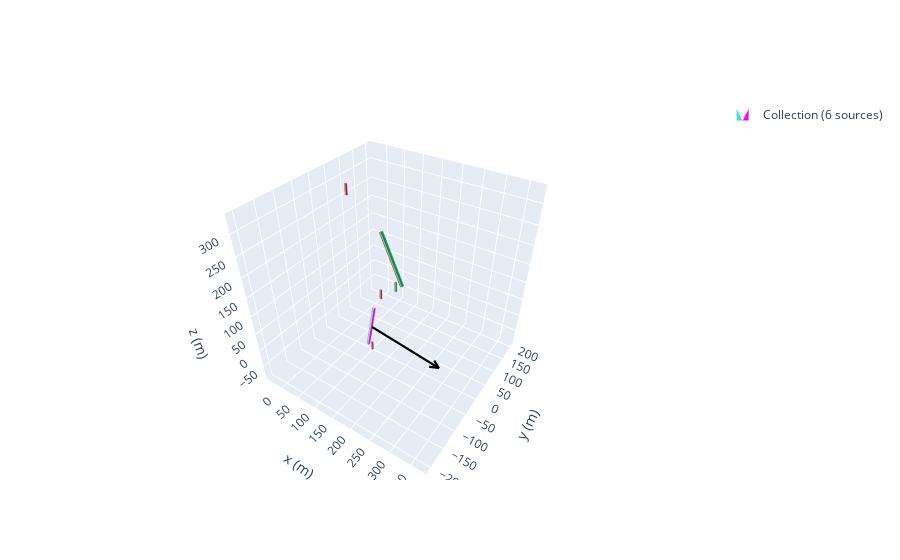

This figure's notebook cell:
### Code cell
zeeman_prof = magpy.Collection()
j = 0
n = 1
a = 30
an1 = 9.6
an2 = 24
l =[-an1,an1,an1,-an1]
l2 = [-an2,an2,an2,-an2]
ll = ['y','x','y','x']
mystyle = mstyle = dict(
    mode="color+arrow",
    color=dict(north="magenta", middle="white", south="turquoise"),
    arrow=dict(width=2, color="k")
)

angles = np.linspace(0, 360, n, endpoint=False)
for i in angles:
    cube1= magpy.magnet.Cuboid(
    dimension=(6,6,128),
    polarization=((1.080)*1e3,0,0),
    position=(70+a,0,0),
    style_magnetization = mystyle)
    cube2 = magpy.magnet.Cuboid(dimension= (4,4,25),
    polarization=(1.17*1e3,0,0),
    position=(70+a,0,-80),)
    cube3= magpy.magnet.Cuboid(
    dimension=(6,6,128),
    polarization=(-1.08*1e3,0,0),
    position=(130+a,0,200),
  )
    cube4 = magpy.magnet.Cuboid(dimension= (4,4,25),
    polarization=(-1.17*1e3,0,0),
    position=(140+a,0,40+94),
    )
    cube5 = magpy.magnet.Cuboid(dimension= (4,4,25),
    polarization=(1.17*1e3,0,0),
    position=(20+a,0,235+94))
   # style_magnetization = mystyle)
    cube6 = magpy.magnet.Cuboid(dimension= (4,4,25),
    polarization=(1.17*1e3,0,0),
    position=(100+a,0,2+94),)
    #style_magnetization = mystyle
    cube1.rotate_from_angax(i, 'z', anchor=0)
    cube1.rotate_from_angax(9.6, 'y',anchor = 0)
    cube1.rotate_from_angax(i, 'z')
    cube2.rotate_from_angax(i, 'z')
    cube2.rotate_from_angax(i, 'z')
    cube3.rotate_from_angax(i, 'z', anchor=0)
    cube3.rotate_from_angax(-24, 'y')
    cube3.rotate_from_angax(i, 'z')
  
    cube4.rotate_from_angax(i, 'z', anchor=0)
    cube4.rotate_from_angax(i, 'z')
    cube5.rotate_from_angax(i, 'z', anchor=0)
    cube5.rotate_from_angax(i, 'z')
    cube6.rotate_from_angax(i, 'z', anchor=0)
    cube6.rotate_from_angax(i, 'z')

    zeeman_prof.add(cube1)
    zeeman_prof.add(cube2)
    zeeman_prof.add(cube3)
    zeeman_prof.add(cube4)
    zeeman_prof.add(cube5)
    zeeman_prof.add(cube6)
    j = j+1
sens = magpy.Sensor([(0,0,0),(0,0,250)])
magpy.show(zeeman_prof)

### Figure 1 — Plotly figure (JSON) as saved in the notebook; plotly's stock layout.template omitted (floating-point values rounded to 4 significant figures)
{"data": [{"color": "#2e91e5", "colorscale": [[0, "turquoise"], [0.16, "turquoise"], [0.26, "white"], [0.74, "white"], [0.84, "magenta"], [1, "magenta"]], "i": [7, 0, 0, 0, 4, 4, 2, 6, 4, 0, 3, 7], "intensity": [0, 0, 1, 1, 0, 0, 1, 1], "j": [0, 7, 1, 2, 6, 7, 1, 2, 5, 5, 2, 2], "k": [3, 4, 2, 3, 5, 6, 5, 5, 0, 1, 7, 6], "legendgroup": "Collection(id=2463590080512)", "name": "Collection (6 sources)", "opacity": 1, "showlegend": true, "showscale": false, "type": "mesh3d", "x": [84.97, 84.97, 90.88, 90.88, 106.3, 106.3, 112.2, 112.2], "y": [-3, 3, 3, -3, -3, 3, 3, -3], "z": [-79.28, -79.28, -80.28, -80.28, 46.93, 46.93, 45.93, 45.93]}, {"legendgroup": "Collection(id=2463590080512)", "line": {"color": "black", "dash": "solid", "width": 4.4}, "mode": "lines", "name": "Collection (6 sources)", "opacity": 1, "showlegend": false, "type": "scatter3d", "x": [98.6, 287.9, 269.0, 287.9, 269.0, 287.9, 287.9], "y": [0, 4.263e-14, 11.52, 4.263e-14, -11.52, 4.263e-14, 4.263e-14], "z": [-16.68, -48.7, -45.49, -48.7, -45.49, -48.7, -48.7]}, {"color": "#2e91e5", "colorscale": [[0, "#00b050"], [0.16, "#00b050"], [0.26, "#dddddd"], [0.74, "#dddddd"], [0.84, "#e71111"], [1, "#e71111"]], "i": [7, 0, 0, 0, 4, 4, 2, 6, 4, 0, 3, 7, 15, 8, 8, 8, 12, 12, 10, 14, 12, 8, 11, 15, 23, 16, 16, 16, 20, 20, 18, 22, 20, 16, 19, 23, 31, 24, 24, 24, 28, 28, 26, 30, 28, 24, 27, 31, 39, 32, 32, 32, 36, 36, 34, 38, 36, 32, 35, 39], "intensity": [0, 0, 1, 1, 0, 0, 1, 1, 1, 1, 0, 0, 1, 1, 0, 0, 1, 1, 0, 0, 1, 1, 0, 0, 0, 0, 1, 1, 0, 0, 1, 1, 0, 0, 1, 1, 0, 0, 1, 1], "j": [0, 7, 1, 2, 6, 7, 1, 2, 5, 5, 2, 2, 8, 15, 9, 10, 14, 15, 9, 10, 13, 13, 10, 10, 16, 23, 17, 18, 22, 23, 17, 18, 21, 21, 18, 18, 24, 31, 25, 26, 30, 31, 25, 26, 29, 29, 26, 26, 32, 39, 33, 34, 38, 39, 33, 34, 37, 37, 34, 34], "k": [3, 4, 2, 3, 5, 6, 5, 5, 0, 1, 7, 6, 11, 12, 10, 11, 13, 14, 13, 13, 8, 9, 15, 14, 19, 20, 18, 19, 21, 22, 21, 21, 16, 17, 23, 22, 27, 28, 26, 27, 29, 30, 29, 29, 24, 25, 31, 30, 35, 36, 34, 35, 37, 38, 37, 37, 32, 33, 39, 38], "legendgroup": "Collection(id=2463590080512)", "name": "Collection (6 sources)", "opacity": 1, "showlegend": false, "showscale": false, "type": "mesh3d", "x": [98, 98, 102, 102, 98, 98, 102, 102, 183.3, 183.3, 188.8, 188.8, 131.2, 131.2, 136.7, 136.7, 168, 168, 172, 172, 168, 168, 172, 172, 48, 48, 52, 52, 48, 48, 52, 52, 128, 128, 132, 132, 128, 128, 132, 132], "y": [-2, 2, 2, -2, -2, 2, 2, -2, -3.0, 3.0, 3.0, -3.0, -3.0, 3.0, 3.0, -3.0, -2, 2, 2, -2, -2, 2, 2, -2, -2, 2, 2, -2, -2, 2, 2, -2, -2, 2, 2, -2, -2, 2, 2, -2], "z": [-92.5, -92.5, -92.5, -92.5, -67.5, -67.5, -67.5, -67.5, 140.3, 140.3, 142.8, 142.8, 257.2, 257.2, 259.7, 259.7, 121.5, 121.5, 121.5, 121.5, 146.5, 146.5, 146.5, 146.5, 316.5, 316.5, 316.5, 316.5, 341.5, 341.5, 341.5, 341.5, 83.5, 83.5, 83.5, 83.5, 108.5, 108.5, 108.5, 108.5]}], "layout": {"legend": {"itemsizing": "constant"}, "scene": {"aspectmode": "manual", "aspectratio": {"x": 1, "y": 1, "z": 1}, "camera": {"eye": {"x": 1, "y": -1.5, "z": 1.4}}, "xaxis": {"autorange": false, "range": [-49.04, 385.0], "title": {"text": "x (m)"}}, "yaxis": {"autorange": false, "range": [-217.0, 217.0], "title": {"text": "y (m)"}}, "zaxis": {"autorange": false, "range": [-92.5, 341.5], "title": {"text": "z (m)"}}}}}
